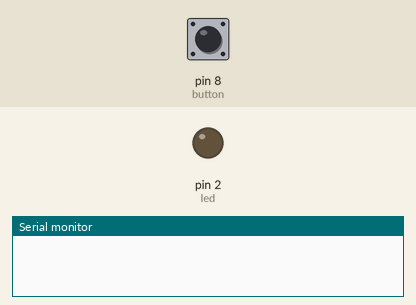
Bench run of a sketch on a simulated Arduino Uno, built with avr-gcc and run on an emulated ATmega328P. On the bench: output pins drawn as LEDs (lit = HIGH), the last lines printed to the serial monitor. The inputs (shaded band) are chosen by the test bench; at power-on: pin 8 (button) LOW.

Above: at 1.2 s.
1.3 s: pin 8 (button) pulled HIGH for 0.15 s
At 1.37 s:
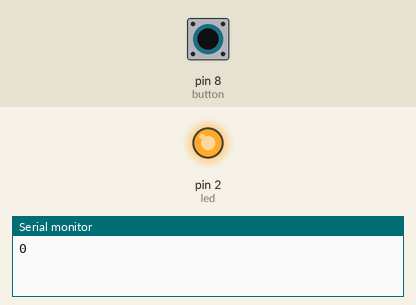
2.9 s: pin 8 (button) pulled HIGH for 3.2 s
At 7.3 s:
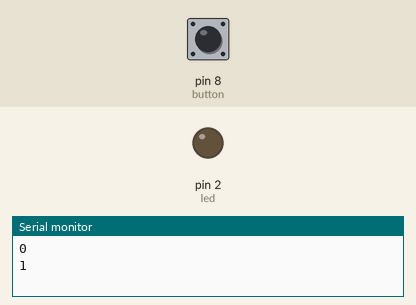
Timing chart, 0 to 8.8 s (numbered marks = the images above; inputs shaded):
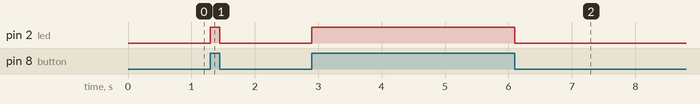

The sketch:

Main.ino
```cpp
const byte led = 2; //Pin para led

const byte button = 8; //Pin para boton

int buttonState = 0; //Variable que almacena estado del boton

bool block = false; //Para bloquear el contaje cuando se está pisando
int contador = 0;

void setup()
{
    pinMode(led, OUTPUT);
    pinMode(button, INPUT);
    Serial.begin(9600);
}

void loop()
{

    buttonState = digitalRead(button); //Lee la entrada y guarda el estado en la variable

    if (buttonState == HIGH && !block) //Si buttonState está en 1, y block está en 0
    {
        digitalWrite(led, 1);
        Serial.println(contador++);
        block = true; //Pone el bloqueo a 1
    }
    if (buttonState == LOW) //Si el botón está en 0
    {
        block = false; //Pone el bloqueo a 0
        digitalWrite(led, 0);
    }
}
```

Measured:
- after the input at 1.3 s, pin 2 (led): LOW → HIGH at once, → LOW 0.15 s later
- after the input at 2.9 s, pin 2 (led): LOW → HIGH at once, → LOW 3.2 s later
